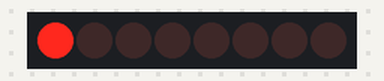
The sketch below on a simulated Arduino Uno, built with avr-gcc and run on an emulated ATmega328P. On the bench: 8 shift-register outputs drawn as a row of LEDs (first output left, lit = HIGH). Wiring (inferred from the names in the program): shift register (74HC595): data pin 6; shift clock pin 10; latch pin 8. Wiring (inferred from the signals the program sends): row of LEDs: on Q0, Q1, Q2, Q3, Q4, Q5, Q6, Q7.

Above: at 0.37 s.
At 5.12 s:
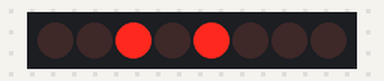
At 10.12 s:
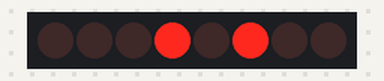
At 19.88 s:
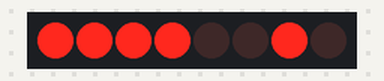
At 29.63 s:
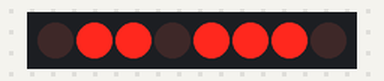
At 39.64 s:
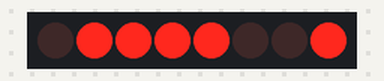
Timing chart, 0 to 40.0 s (numbered marks = the images above):
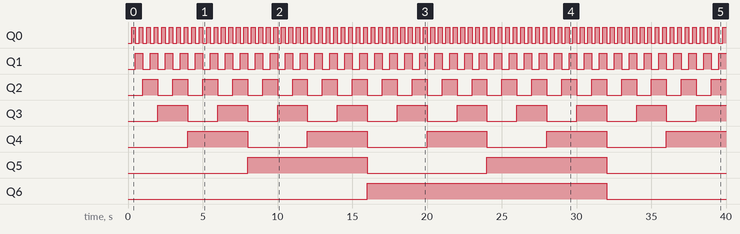

The sketch:

Project16_Creating_an_LED_binary_display_.ino
```cpp
//Project 16 Creating an LED binary number display

#define DATA 6
#define LATCH 8
#define CLOCK 10


void setup() {
  // put your setup code here, to run once:
  pinMode(LATCH, OUTPUT);
  pinMode(CLOCK, OUTPUT);
  pinMode(DATA, OUTPUT);
}

void loop() {
  // put your main code here, to run repeatedly:
  int i;
  for(i=0; i < 256; i++)
  {
    digitalWrite(LATCH, LOW);
    shiftOut(DATA, CLOCK, MSBFIRST, i);
    digitalWrite(LATCH, HIGH);
    delay(250);
  }

}
```

Measured:
- by itself, Q0: alternates HIGH for 0.25 s and LOW for 0.25 s
- by itself, Q1: alternates HIGH for 0.50 s and LOW for 0.50 s
- by itself, Q2: alternates HIGH for 1.0 s and LOW for 1.0 s
- by itself, Q3: alternates HIGH for 2.0 s and LOW for 2.0 s
- by itself, Q4: alternates HIGH for 4.0 s and LOW for 4.0 s
- by itself, Q5: alternates HIGH for 8.0 s and LOW for 8.0 s
- by itself, Q6: LOW → HIGH at 16.0 s, → LOW 16.0 s later
